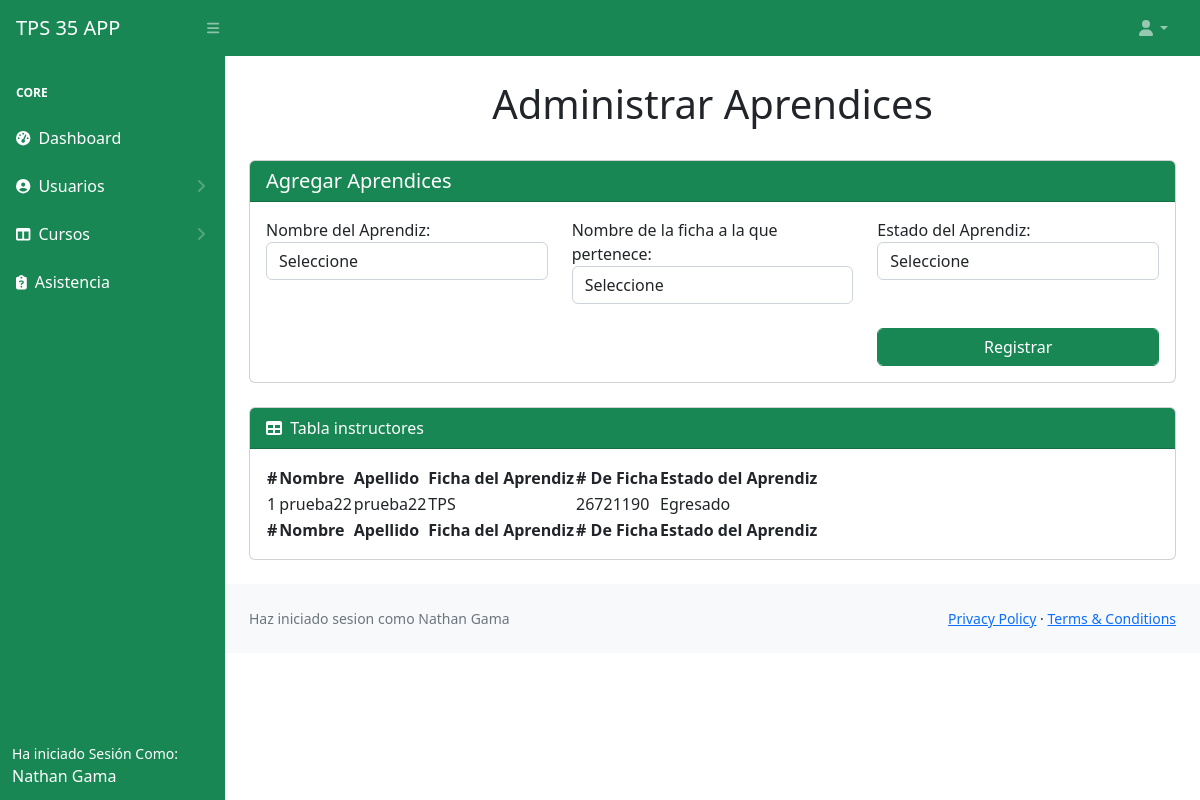
/administrador/aprendices.php (signed in), run on the app's committed database.
### tables this page shows
CREATE TABLE `aprendiz` (
  `id` int(11) NOT NULL,
  `id_persona` int(11) NOT NULL,
  `id_ficha` int(11) NOT NULL,
  `estado` int(11) NOT NULL
);

CREATE TABLE `personas` (
  `id` int(11) NOT NULL,
  `tipo_documento` int(11) NOT NULL,
  `documento` bigint(20) NOT NULL,
  `nombre` varchar(30) NOT NULL,
  `apellido` varchar(30) NOT NULL,
  `correo` varchar(30) NOT NULL,
  `telefono` bigint(20) NOT NULL,
  `rol` int(11) NOT NULL,
  `pass` varchar(100) NOT NULL
);

CREATE TABLE `fichas` (
  `id` int(11) NOT NULL,
  `id_programa` int(11) NOT NULL,
  `ficha` bigint(20) NOT NULL,
  `alias` varchar(30) NOT NULL,
  `estado` int(11) NOT NULL
);

CREATE TABLE `sub_items` (
  `id` int(11) NOT NULL,
  `id_items` int(11) NOT NULL,
  `descripcion` varchar(100) NOT NULL
);

### administrador/aprendices.php (the view, shortened to what this page needs)
<!DOCTYPE html>
<html lang="en">
<head>
    <link href="css/styles.css" rel="stylesheet" />
</head>
<body class="sb-nav-fixed">
    <?php
    include('comunes/navbar.php');
    include('./back/connection.php');
    ?>
    <div id="layoutSidenav">
        <div id="layoutSidenav_nav">
            <?php
            include('comunes/sidebar.php');
            ?>
        </div>
        <div id="layoutSidenav_content">
            <main>
                <div class="container-fluid px-4">
                    <h1 class="mt-4 text-center">Administrar Aprendices
                    </h1>
                    <br>
                    <div class="card">
                        <h5 class="card-header bg-success text-white">Agregar Aprendices</h5>
                        <div class="card-body">
                            <form action="./back/register_aprendiz.php" method="POST">
                                <div class="row">
                                    <div class="col-lg-4">
                                        <div class="form-group">
                                            <label for="">Nombre del Aprendiz:</label>
                                            <select class="form-control" name="aprendizName" required>
                                                <option value="" hidden>Seleccione</option>
                                            </select>
                                        </div>
                                    </div>
                                    <div class="col-lg-4">
                                        <div class="form-group">
                                            <label for="">Nombre de la ficha a la que pertenece:</label>
                                            <select class="form-control" name="aprendizFicha" required>
                                                <option value="" hidden>Seleccione</option>
                                            </select>
                                        </div>
                                    </div>
                                    <div class="col-lg-4">
                                        <div class="form-group">
                                            <label for="">Estado del Aprendiz:</label>
                                            <select class="form-control" name="aprendizStatus" required>
                                                <option value="" hidden>Seleccione</option>
                                            </select>
                                        </div>
                                    </div>
                                    <div class="col-lg-8">
                                    </div>
                                    <div class="col-lg-4">
                                        <div class="form-group ms-auto"><br>
                                            <input type="submit" class="btn btn-success form-control" value="Registrar"
                                                name="registerInstructores">
                                        </div>
                                    </div>
                                </div>
                            </form>
                        </div>
                    </div>
                    <br>
                    <div class="card mb-4">
                        <div class="card-header bg-success text-white">
                            <i class="fas fa-table me-1"></i>
                            Tabla instructores
                        </div>
                        <div class="card-body">
                            <table id="datatablesSimple">
                                <thead>
                                    <tr>
                                        <th>#</th>
                                        <th>Nombre </th>
                                        <th>Apellido</th>
                                        <th>Ficha del Aprendiz</th>
                                        <th># De Ficha</th>
                                        <th>Estado del Aprendiz</th>
                                    </tr>
                                </thead>
                                <tfoot>
                                    <tr>
                                        <th>#</th>
                                        <th>Nombre </th>
                                        <th>Apellido</th>
                                        <th>Ficha del Aprendiz</th>
                                        <th># De Ficha</th>
                                        <th>Estado del Aprendiz</th>
                                    </tr>
                                </tfoot>
                                <tbody>
                                    <?php
                                    $searchAprendiz = "SELECT aprendiz.id, personasNom.nombre, personasApe.apellido, fichas.alias,fichas.ficha,sub_items.descripcion FROM aprendiz
                                                          INNER JOIN personas personasNom ON aprendiz.id_persona = personasNom.id
                                                          INNER JOIN personas personasApe ON aprendiz.id_persona = personasApe.id
                                                          INNER JOIN fichas ON aprendiz.id_ficha = fichas.id
                                                          INNER JOIN sub_items ON aprendiz.estado = sub_items.id;" ;
                                    $queryAprendiz = mysqli_query($conn, $searchAprendiz);
                                    $count = 0;
                                    while ($row = mysqli_fetch_array($queryAprendiz)) {
                                        $count++; ?>
                                        <tr>
                                            <td>
                                                <?php echo $count; ?>
                                            </td>
                                            <td>
                                                <?php echo $row['nombre'] ?>
                                            </td>
                                            <td>
                                                <?php echo $row['apellido'] ?>
                                            </td>
                                            <td>
                                                <?php echo $row['alias'] ?>
                                            </td>
                                            <td>
                                                <?php echo $row['ficha'] ?>
                                            </td>
                                            <td>
                                                <?php echo $row['descripcion'] ?>
                                            </td>
                                        </tr>
                                    <?php } ?>
                                </tbody>
                            </table>
                        </div>
                    </div>
                </div>
                <?php
                include('comunes/footer.php');
                ?>
        </div>
    </div>
</body>
</html>

### data on the page
aprendiz: id_persona.nombre "prueba22", id_persona.apellido "prueba22", id_ficha.alias "TPS", id_ficha.ficha "26721190", estado.descripcion "Egresado"

### other printed values
$_SESSION["usuario"] "Nathan Gama"
